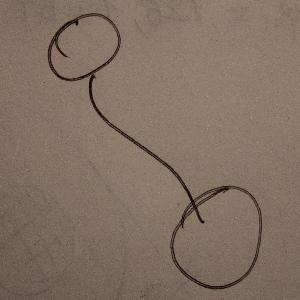
#> input picture Dataset/markup/test/PRED_POS/1.JPG, 300 x 300 px, found by its file name
$ jupyter execute --allow-errors Cascade_testing.ipynb   (shell and % lines are left out)
#> lines starting #> are read from the running program, lines starting #| are printed output that depends on the picture
# Modules and functions

[cell 1]
import matplotlib.pyplot as plt
import numpy as np
import pandas as pd
import seaborn as sns
import shutil
import cv2
import csv
import os

def createFolder(directory):
    try:
        if not os.path.exists(directory):
            os.makedirs(directory)

        shutil.rmtree(directory, ignore_errors=True)
        os.makedirs(directory)
    except OSError:
        print('Error: Creating directory. ' + directory)

## Haar for 1 image

[cell 2]
# This is the cascade we just made. Call what you want
# cascade5 = cv2.CascadeClassifier('haar55/cascade.xml')
# cascade10 = cv2.CascadeClassifier('haar1010/cascade.xml')
# cascade20 = cv2.CascadeClassifier('haar2020/cascade.xml')
cascade30 = cv2.CascadeClassifier('Haar/haar2020/cascade.xml')

image = '1.JPG'

img = cv2.imread('./test/' + image)
#> img is the input picture: shape (300, 300, 3); mean B, G, R 98.1, 112.1, 130.7
img_c = img.copy()

# filters
gray = cv2.cvtColor(img_c, cv2.COLOR_BGR2GRAY)
# [5 lines of commented-out code are left out]
vertex30 = cascade30.detectMultiScale(img_c)
#> vertex30 = ()

# [11 lines of commented-out code are left out]

for (x,y,w,h) in vertex30:
#     print('vertex30')
    cv2.rectangle(img,(x,y),(x+w,y+h),(0,255,0),2)
#> this loop made 0 passes

# cv2.imshow('img',img)
cv2.imwrite(image, img)
#> Out = True
# cv2.waitKey()

## Haar for many images

[cell 3]
# create folder
path = './../haar_3030_1/'
createFolder(path)
#> `gaus = cv2.GaussianBlur(gray, (5, 5), 2)`:
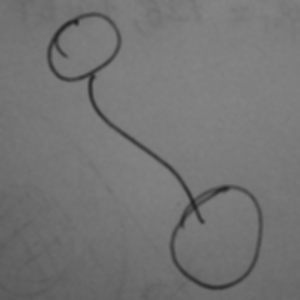
#> gaus: shape (300, 300); min 32, max 132, mean 116
#> `vertex30 = cascade30.detectMultiScale(img)`: vertex30 = [[45, 7, 79, 79], [164, 190, 105, 105], [72, 28, 121, 121]]

# This is the cascade we just made. Call what you want
# cascade5 = cv2.CascadeClassifier('haar55/cascade.xml')
# cascade10 = cv2.CascadeClassifier('haar1010/cascade.xml')
# cascade20 = cv2.CascadeClassifier('haar2020/cascade.xml')
cascade30 = cv2.CascadeClassifier('./../models/3030/haar_3030_1/cascade.xml')

#> (the rest of this cell did not finish here and is left out)

# Simple testing Haar

[cell 4]
wastefiles = ['.DS_Store', '.ipynb_checkpoints']

modelDir = './../models/'
listOfModelsFiles = os.listdir(modelDir)

listOfModelsFiles.sort()

# errors and debug logs
# sys.stdout = open('./result/' + 'output.log', 'w')

#> (the rest of this cell did not finish here and is left out)
